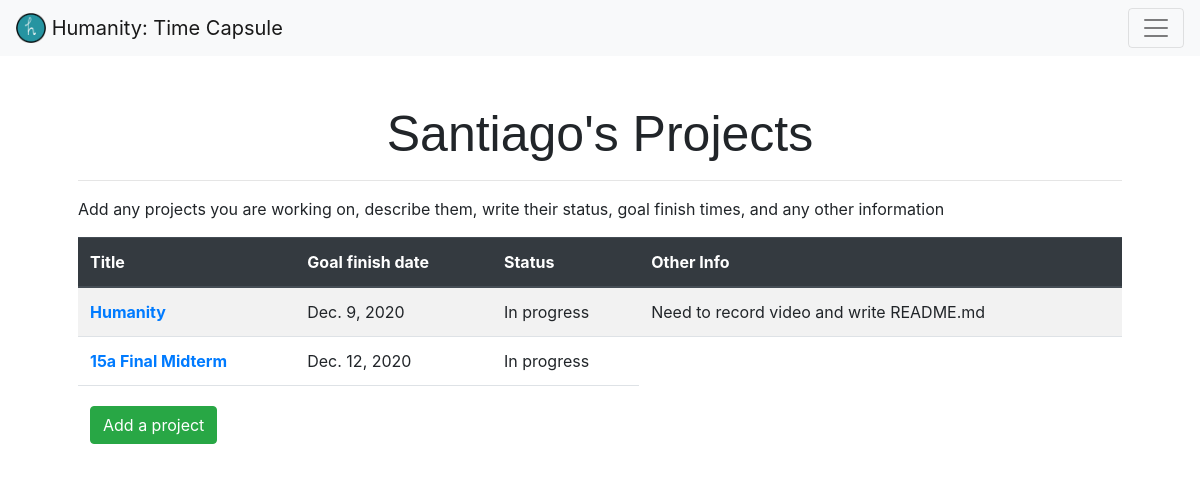
Before: /projects/ (signed in) with the older database file.
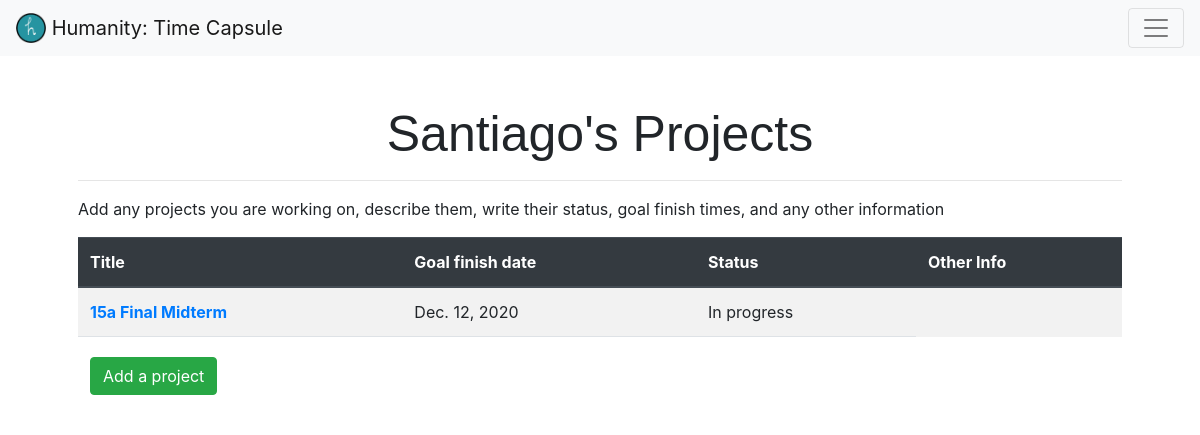
After: the same page with the newer database file.
### capsule/models.py (models this page shows, shortened)
class Project(models.Model):
    STATUS_CHOICES = [
        ('c', 'Completed'),
        ('i', 'In progess'),
        ('s', 'Stopped')
    ]
    user_id = models.IntegerField()
    title = models.CharField(max_length=64)
    description = models.TextField()
    finish_date = models.DateField()
    status = models.CharField(choices=STATUS_CHOICES, max_length=11)
    other_info = models.TextField()
    created = models.DateTimeField(auto_now_add=True, auto_now=False)
    class Meta:
        ordering = ('-created',)

### capsule/views.py (the view, shortened to what this page needs)
# urls.py: path('projects/', views.projects, name='projects'),
@login_required
def projects(request):
    projects = Project.objects.filter(user_id=request.user.pk)
    return render(request, 'capsule/projects.html', {
        'form': AddProject(),
        'projects': projects
    })

### capsule/templates/capsule/projects.html (shortened to what this page needs)
{% extends "capsule/layout.html" %}
{% load crispy_forms_tags %}
{% block pageHeader %}
    <h1>{{ user.first_name }}'s Projects</h1>
{% endblock %}
{% block body %}
    <p>Add any projects you are working on, describe them, write their status, goal finish times, and any other information</p>
    <table class="table table-striped">
        <thead class="thead-dark">
        <tr>
            <th scope="col">Title</th>
            <th scope="col">Goal finish date</th>
            <th scope="col">Status</th>
            <th scope="col">Other Info</th>
        </tr>
        </thead>
        <tbody>
            {% for project in projects %}
                <tr>
                    <th scope="row">
                        <a href="{% url 'capsule:view_project' project.pk %}">{{ project.title }}</a>
                    </th>
                    <td>{{ project.finish_date }}</td>
                    {% if project.status == 'i' %}
                        <td>In progress</td>
                    {% elif project.status == 'c' %}
                        <td>Completed!</td>
                    {% else %}
                        <td>Project stopped</td>
                    {% endif %}
                    <td>{{ project.other_info }}</td>
                </tr>
            {% endfor %}
        </tbody>
        <tfoot>
            <td colspan="3">
                <button type="button" class="btn btn-success mt-2" data-toggle="modal" data-target="#addProject">
                    Add a project
                </button>
            </td>
        </tfoot>
    </table>
{% endblock %}

### capsule/templates/capsule/layout.html (shortened to what this page needs)
{% load static %}
<!DOCTYPE html>
<html lang="en">
    <head>
        <link href="https://stackpath.bootstrapcdn.com/bootstrap/4.5.0/css/bootstrap.min.css" rel="stylesheet">
        <link href="{% static 'capsule/styles.css' %}" rel="stylesheet">
    </head>
    <body>
        <nav class="navbar navbar-light bg-light">
            <a class="navbar-brand" href="{% url 'capsule:index' %}">
                <img src="{% static 'capsule/logo.png' %}" width="30" height="30" class="d-inline-block align-top" alt="">
                Humanity: Time Capsule
            </a>
            <button class="navbar-toggler" type="button" data-toggle="collapse" data-target="#navbarNavAltMarkup" aria-controls="navbarNavAltMarkup" aria-expanded="false" aria-label="Toggle navigation">
                <span class="navbar-toggler-icon"></span>
            </button>
        </nav>
        <main class="container p-5">
            {% block pageHeader %} {% endblock %}
            <hr>
            {% block body%}
            {% endblock %}
        </main>
    </body>
</html>

### capsule/static/capsule/styles.css (style rules this page uses)
h1 { font-family: sans-serif; font-size: 50px; text-align: center; }
main { overflow-x: auto; }

Changed rows visible on the page:
removed Project: title "Humanity", finish_date "Dec. 9, 2020", status "In progress", other_info "Need to record video and write README.md"
